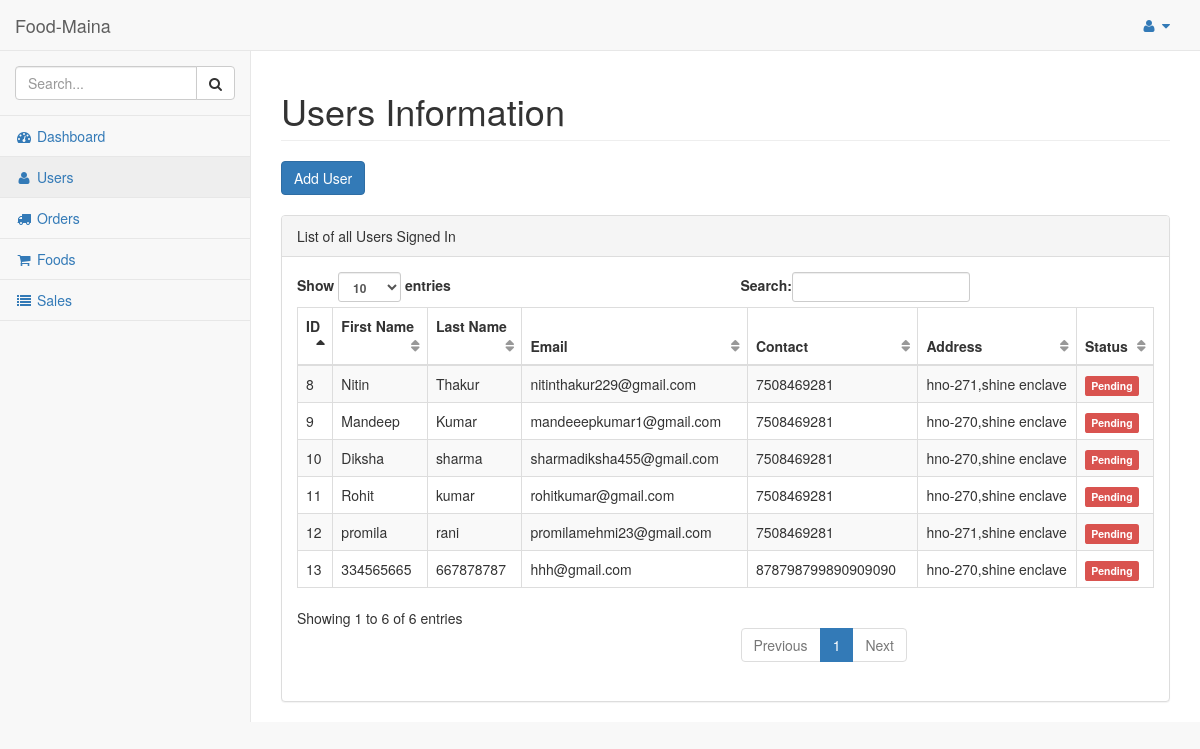
The page /dashboard/admin/users/ (signed in) on the database its author committed.
### hotel/models.py (models this page shows)
class Customer(models.Model):
    pending = 'Pending'
    verified = 'Verified'
    STATUS = (
        (pending,pending),
        (verified,verified),
    )
    customer = models.ForeignKey(User, on_delete=models.CASCADE)
    address = models.TextField()
    contact = models.CharField(max_length = 10)
    orders = models.IntegerField(default=0)
    total_sale = models.IntegerField(default=0)
    def __str__(self):
        return self.customer.first_name + " " + self.customer.last_name

### hotel/views.py (the view)
# urls.py: url(r'^dashboard/admin/users/$', views.users_admin, name='users_admin'),
@login_required
@staff_member_required
def users_admin(request):
    customers = Customer.objects.filter()
    print(customers)
    return render(request, 'admin_temp/users.html', {'users':customers})

### hotel/templates/admin_temp/users.html (shortened to what this page needs)
{% load staticfiles %}
{% include "includes/base.html" %}
{% include "includes/navbarheader.html" %}
{% include "includes/navtop.html"%}
{% include "includes/sidemenu.html" %}
        </nav>
        <div id="page-wrapper">
            <div class="row">
                <div class="col-lg-12">
                    <h1 class="page-header">Users Information</h1>
                    <button type="button" class="btn btn-primary" data-toggle="modal" data-target="#myModal">
                        Add User
                    </button>
                </div>
            </div>
            <br/>
            <div class="row">
                <div class="col-lg-12">
                    <div class="panel panel-default">
                        <div class="panel-heading">
                            List of all Users Signed In
                        </div>
                        <div class="panel-body">
                            <table width="100%" class="table table-striped table-bordered table-hover" id="dataTables-example">
                                <thead>
                                    <tr>
                                        <th>ID</th>
                                        <th>First Name</th>
                                        <th>Last Name</th>
                                        <th>Email</th>
                                        <th>Contact</th>
                                        <th>Address</th>
                                        <th>Status</th>
                                    </tr>
                                </thead>
                                <tbody>
                                    {% for user in users %}
                                    <tr>
                                        <td>{{user.id}}</td>
                                        <td>{{user.customer.first_name}}</td>
                                        <td>{{user.customer.last_name}}</td>
                                        <td>{{user.customer.email}}</td>
                                        <td>{{user.contact}}</td>
                                        <td>{{user.address}}</td>
                                        <td>{% if user.status == 'Verified' %}
                                        <span class="label label-success">Verified</span>
                                        {% else %}
                                        <span class="label label-danger">Pending</span>
                                        {% endif %}
                                        </td>
                                    </tr>
                                    {%  endfor %}
                                </tbody>
                            </table>
                        </div>
                    </div>
                </div>
            </div>
        </div>
    </div>
</body>
</html>

### rows shown on the page
Customer: id "8", customer.first_name "Nitin", customer.last_name "Thakur", customer.email "nitinthakur229@gmail.com", contact "7508469281", address "hno-271,shine enclave"
Customer: id "9", customer.first_name "Mandeep", customer.last_name "Kumar", customer.email "mandeeepkumar1@gmail.com", contact "7508469281", address "hno-270,shine enclave"
Customer: id "10", customer.first_name "Diksha", customer.last_name "sharma", customer.email "sharmadiksha455@gmail.com", contact "7508469281", address "hno-270,shine enclave"
Customer: id "11", customer.first_name "Rohit", customer.last_name "kumar", customer.email "rohitkumar@gmail.com", contact "7508469281", address "hno-270,shine enclave"
Customer: id "12", customer.first_name "promila", customer.last_name "rani", customer.email "promilamehmi23@gmail.com", contact "7508469281", address "hno-271,shine enclave"
Customer: id "13", customer.first_name "334565665", customer.last_name "667878787", customer.email "hhh@gmail.com", contact "878798799890909090", address "hno-270,shine enclave"
